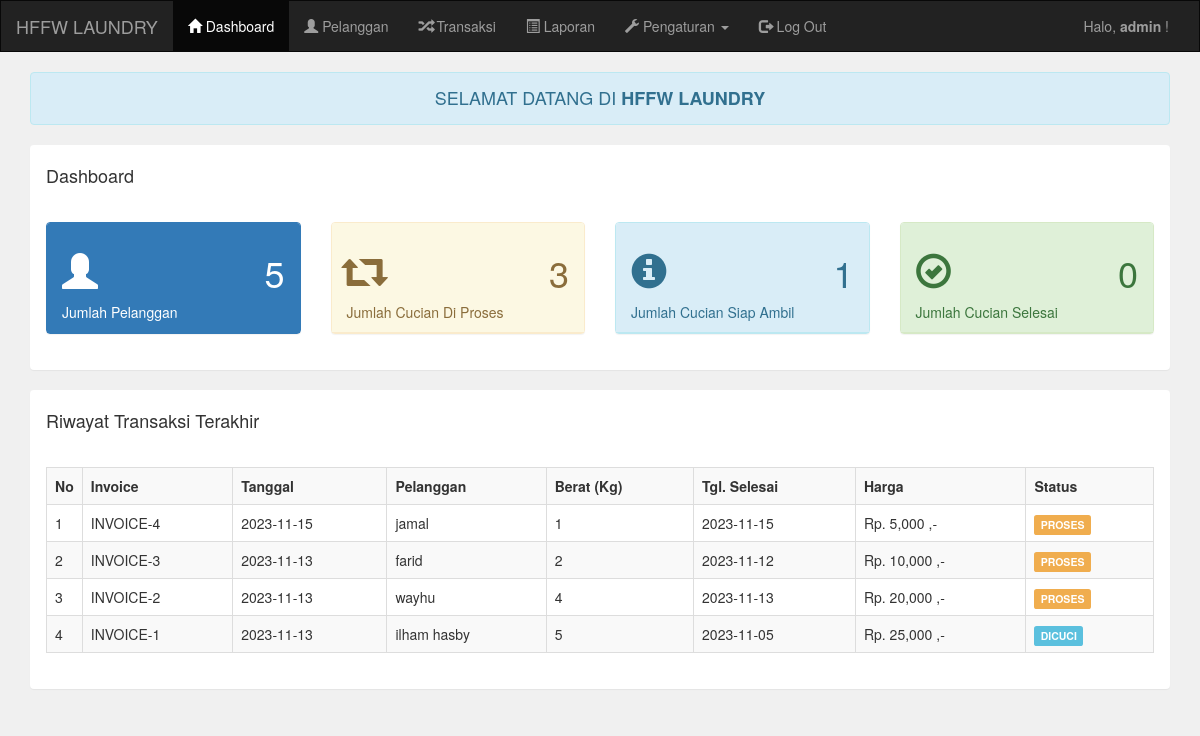
The page /admin/index.php (signed in) on the database its author committed.
### tables this page shows
CREATE TABLE `pelanggan` (
  `pelanggan_id` int(11) NOT NULL,
  `pelanggan_nama` varchar(255) NOT NULL,
  `pelanggan_hp` varchar(255) NOT NULL,
  `pelanggan_alamat` text NOT NULL
);

CREATE TABLE `transaksi` (
  `transaksi_id` int(11) NOT NULL,
  `transaksi_tgl` date NOT NULL,
  `transaksi_pelanggan` int(11) NOT NULL,
  `transaksi_harga` int(11) NOT NULL,
  `transaksi_berat` int(11) NOT NULL,
  `transaksi_tgl_selesai` date NOT NULL,
  `transaksi_status` int(11) NOT NULL
);

### admin/index.php (the view)
<?php include 'header.php'; ?>
<?php
include '../koneksi.php';
?>
<div class="container">
    <div class="alert alert-info text-center">
        <h4 style="margin-bottom: 0px">SELAMAT DATANG DI <b>HFFW LAUNDRY</b></h4>
    </div>
    <div class="panel">
        <div class="panel-heading">
            <h4>Dashboard</h4>
        </div>
        <div class="panel-body">
            <div class="row">
                <div class="col-md-3">
                    <div class="panel panel-primary">
                        <div class="panel-heading">
                            <h1>
                                <i class="glyphicon glyphicon-user"></i>
                                <span class="pull-right">
                                    <?php
                                    $pelanggan = mysqli_query($koneksi,"select * from pelanggan");
                                    echo mysqli_num_rows($pelanggan);
                                    ?>
                                </span>
                            </h1>
                            Jumlah Pelanggan
                        </div>
                    </div>
                </div>
                <div class="col-md-3">
                    <div class="panel panel-warning">
                        <div class="panel-heading">
                            <h1>
                                <i class="glyphicon glyphicon-retweet"></i>
                                <span class="pull-right">
                                <?php
                                    $proses = mysqli_query($koneksi,"select * from transaksi where transaksi_status='0'");
                                    echo mysqli_num_rows($proses);
                                    ?>
                                </span>
                            </h1>
                            Jumlah Cucian Di Proses
                        </div>
                    </div>
                </div>
                <div class="col-md-3">
                    <div class="panel panel-info">
                        <div class="panel-heading">
                            <h1>
                                <i class="glyphicon glyphicon-info-sign"></i>
                                <span class="pull-right">
                                    <?php
                                    $proses = mysqli_query($koneksi,"select * from transaksi where transaksi_status='1'");
                                    echo mysqli_num_rows($proses);
                                    ?>
                                </span>
                            </h1>
                            Jumlah Cucian Siap Ambil
                        </div>
                    </div>
                </div>
                <div class="col-md-3">
                    <div class="panel panel-success">
                        <div class="panel-heading">
                            <h1>
                                <i class="glyphicon glyphicon-ok-circle"></i>
                                <span class="pull-right">
                                    <?php
                                    $proses = mysqli_query($koneksi,"select * from transaksi where transaksi_status='2'");
                                    echo mysqli_num_rows($proses);
                                    ?>
                                </span>
                            </h1>
                            Jumlah Cucian Selesai
                        </div>
                    </div>
                </div>
            </div>
        </div>
    </div>
    <div class="panel">
        <div class="panel-heading">
            <h4>Riwayat Transaksi Terakhir</h4>
        </div>
        <div class="panel-body">
            <table class="table table-bordered table-striped">
                <tr>
                    <th width="1%">No</th>
                    <th>Invoice</th>
                    <th>Tanggal</th>
                    <th>Pelanggan</th>
                    <th>Berat (Kg)</th>
                    <th>Tgl. Selesai</th>
                    <th>Harga</th>
                    <th>Status</th>
                </tr>
                <?php
                $data = mysqli_query($koneksi,"select * from pelanggan,transaksi where transaksi_pelanggan=pelanggan_id order by transaksi_id desc limit 10");
                $no = 1;
                while($d=mysqli_fetch_array($data)){
                    ?>
                    <tr>
                        <td><?php echo $no++; ?></td>
                        <td>INVOICE-<?php echo $d['transaksi_id']; ?></td>
                        <td><?php echo $d['transaksi_tgl']; ?></td>
                        <td><?php echo $d['pelanggan_nama']; ?></td>
                        <td><?php echo $d['transaksi_berat']; ?></td>
                        <td><?php echo $d['transaksi_tgl_selesai']; ?></td>
                        <td><?php echo "Rp. ".number_format($d['transaksi_harga']) ." ,-"; ?></td>
                        <td>
                            <?php
                            if($d['transaksi_status']=="0"){
                                echo "<div class='label label-warning'>PROSES</div>";
                            }else if($d['transaksi_status']=="1"){
                                echo "<div class='label label-info'>DICUCI</div>";
                            }else if($d['transaksi_status']=="2"){
                                echo "<div class='label label-success'>SELESAI</div>";
                            }
                            ?>
                        </td>
                    </tr>
                    <?php
                }
                ?>
            </table>
        </div>
    </div>
</div>
<?php include 'footer.php'; ?>

### admin/header.php (shortened to what this page needs)
<!DOCTYPE html>
<html>
<head>
<link rel="stylesheet" type="text/css" href="../assets/css/bootstrap.css">
</head>
<body style="background: #f0f0f0">
<nav class="navbar navbar-inverse" style="border-radius: 0px">
<div class="container-fluid">
<div class="navbar-header">
<a class="navbar-brand" href="index.php">HFFW LAUNDRY</a>
</div>
<div class="collapse navbar-collapse" id="bs-example-navbar-collapse-1">
<ul class="nav navbar-nav">
<li class="active"><a href="index.php"><i class="glyphicon glyphicon-home"></i> Dashboard</a></li>
<li><a href="pelanggan.php"><i class="glyphicon glyphicon-user"></i> Pelanggan</a></li>
<li><a href="transaksi.php"><i class="glyphicon glyphicon-random"></i> Transaksi</a></li>
<li><a href="laporan.php"><i class="glyphicon glyphicon-list-alt"></i> Laporan</a></li>
<li class="dropdown"> <a href="#" class="dropdown-toggle" data-toggle="dropdown" role="button" aria-haspopup="true" aria-expanded="false">
<i class="glyphicon glyphicon-wrench"></i> Pengaturan <span class="caret"></span></a>
</li>
<li><a href="logout.php"><i class="glyphicon glyphicon-log-out"></i> Log Out</a></li>
</ul>
<ul class="nav navbar-nav navbar-right">
<li><p class="navbar-text">Halo, <b> <?php echo $_SESSION['username']; ?></b> !</p></li>
</ul>
</div>
</div>
</nav>

### admin/footer.php
</body>
 </html>

### rows shown on the page
pelanggan: transaksi.transaksi_id "4", transaksi.transaksi_tgl "2023-11-15", pelanggan_nama "jamal", transaksi.transaksi_berat "1", transaksi.transaksi_tgl_selesai "2023-11-15", transaksi.transaksi_harga "5,000", shows "PROSES"
pelanggan: transaksi.transaksi_id "3", transaksi.transaksi_tgl "2023-11-13", pelanggan_nama "farid", transaksi.transaksi_berat "2", transaksi.transaksi_tgl_selesai "2023-11-12", transaksi.transaksi_harga "10,000", shows "PROSES"
pelanggan: transaksi.transaksi_id "2", transaksi.transaksi_tgl "2023-11-13", pelanggan_nama "wayhu", transaksi.transaksi_berat "4", transaksi.transaksi_tgl_selesai "2023-11-13", transaksi.transaksi_harga "20,000", shows "PROSES"
pelanggan: transaksi.transaksi_id "1", transaksi.transaksi_tgl "2023-11-13", pelanggan_nama "ilham hasby", transaksi.transaksi_berat "5", transaksi.transaksi_tgl_selesai "2023-11-05", transaksi.transaksi_harga "25,000", shows "DICUCI"

### other values the page prints
$_SESSION['username'] "admin"
mysqli_num_rows($pelanggan) "5"
mysqli_num_rows($proses) "3"
mysqli_num_rows($proses) "1"
mysqli_num_rows($proses) "0"
